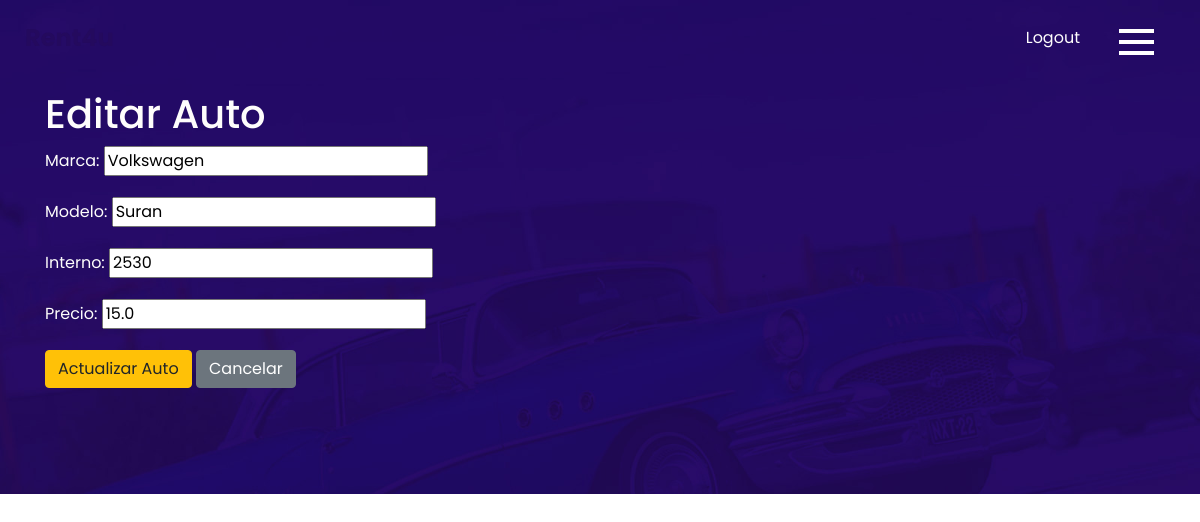
Before: /autos_editar/1/editar (signed in) with the older database file.
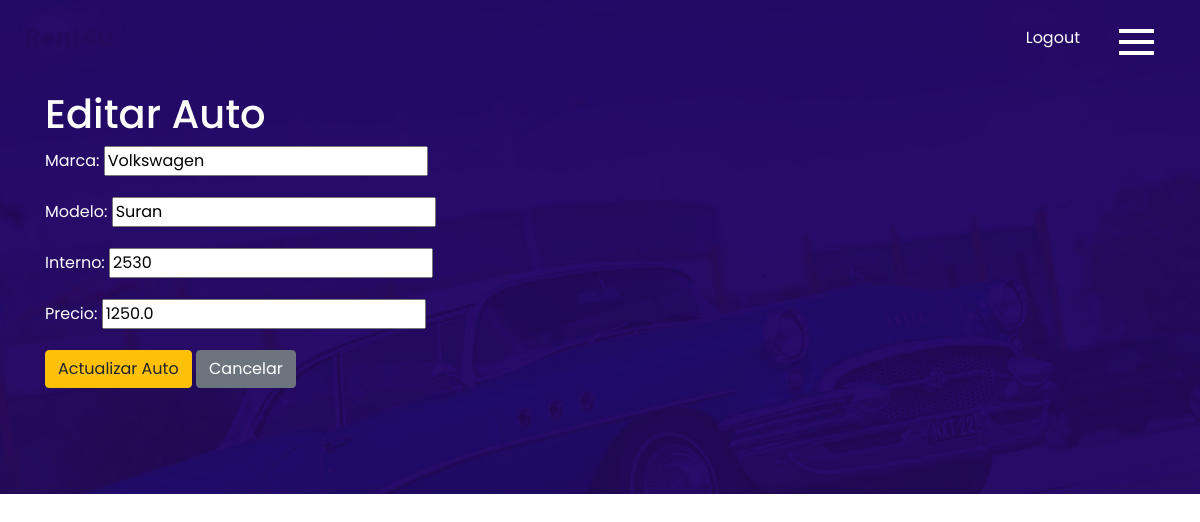
After: the same page with the newer database file.
### app/models.py (models this page shows, shortened)
class Autos(models.Model):
    marca = models.CharField(max_length=25)
    modelo = models.CharField(max_length=25)
    interno = models.IntegerField(unique=True)
    precio = models.FloatField()

### app/views.py (the view)
# urls.py: path('autos_editar/<pk>/editar', views.AutosUpdateView.as_view(), name= "EditarAutos"),
class AutosUpdateView (LoginRequiredMixin, UpdateView):
    model= Autos
    template_name= "app/autos_editar.html"
    success_url= reverse_lazy ('ListaAutos')
    fields = ['marca', 'modelo', 'interno', 'precio']

### app/templates/app/autos_editar.html (shortened to what this page needs)
{%load static%}
{%block main%}
<html>
<head>
  <link rel="stylesheet" type="text/css" href="https://cdnjs.cloudflare.com/ajax/libs/OwlCarousel2/2.3.4/assets/owl.carousel.min.css" />
  <link rel="stylesheet" type="text/css" href="{% static 'app/css/bootstrap.css'%}" />
  <link href="{% static 'app/css/style.css'%}" rel="stylesheet" />
  <link href="{% static 'app/css/responsive.css'%}" rel="stylesheet" />
</head>
<body>
  <div class="hero_area">
    <header class="header_section">
      <div class="container-fluid">
        <nav class="navbar navbar-expand-lg custom_nav-container">
          <a class="navbar-brand" href="{% url 'Inicio' %}">
            <span>Rent4u</span>
          </a>
           <div class="navbar-collapse">
            <div class="user_option">
              {% if request.user.is_authenticated %}
                <a href="{% url 'Logout' %}" aria-label="Logout">Logout</a>
              {%else%}
                <a href="{% url 'Login' %}" aria-label="Iniciar sesión">Login</a>
              {%endif%}
            </div>
            <div class="custom_menu-btn">
              <button onclick="openNav()" aria-expanded="false" aria-label="Abrir menú" aria-controls="myNav">
                <span class="s-1"></span>
                <span class="s-2"></span>
                <span class="s-3"></span>
              </button>
            </div>
          </div>
        </nav>
      </div>
    </header>
<section class="contact_section layout_padding">
    <div class="container">
        <h1>Editar Auto</h1>
        <form method="post">
            {{ form.as_p }}
            <button type="submit" class="btn btn-warning">Actualizar Auto</button>
            <a href="{% url 'ListaAutos' %}" class="btn btn-secondary">Cancelar</a>
        </form>
    </div>
</section>
</body>
{% endblock main%}

Changed rows visible on the page:
changed Autos "Volkswagen": precio "15.0" → "1250.0"
